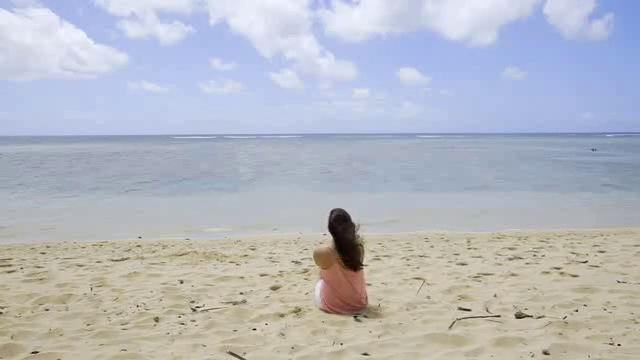
#> input picture frame 15 of assets/sample_640x360.mp4, 640 x 360 px
$ python task_3_fast.py
#> lines starting #> are read from the running program, lines starting #| are printed output that depends on the picture
import cv2
import numpy as np
import time
import math
from concurrent.futures import ThreadPoolExecutor
from numba import jit

def gaussian_kernel(size, sigma=1.0):
    size = int(size) // 2
    x, y = np.mgrid[-size:size + 1, -size:size + 1]
    normal = 1 / (2.0 * np.pi * sigma ** 2)
    g = np.exp(-((x ** 2 + y ** 2) / (2.0 * sigma ** 2))) * normal
    return g

@jit(nopython=True)
def convolve2d(image, kernel):
    kernel_height, kernel_width = kernel.shape
    pad_height = kernel_height // 2
    pad_width = kernel_width // 2

    padded_image = np.zeros((image.shape[0] + pad_height * 2, image.shape[1] + pad_width * 2))
    padded_image[pad_height:padded_image.shape[0] - pad_height, pad_width:padded_image.shape[1] - pad_width] = image

    convolved = np.zeros(image.shape)

    for i in range(image.shape[0]):
        for j in range(image.shape[1]):
            convolved[i, j] = np.sum(kernel * padded_image[i:i + kernel_height, j:j + kernel_width])

    return convolved

def difference_of_gaussians(image, kernel_size=5, sigma=1.0, k=1.6):
    gaussian_k1 = gaussian_kernel(kernel_size, sigma)
    gaussian_k2 = gaussian_kernel(kernel_size, sigma * k)
    gaussian1 = convolve2d(image, gaussian_k1)
    gaussian2 = convolve2d(image, gaussian_k2)
    return gaussian1 - gaussian2

def laplacian_of_gaussian(image, kernel_size=5, sigma=1.0):
    gaussian_k = gaussian_kernel(kernel_size, sigma)
    smoothed_image = convolve2d(image, gaussian_k)
    laplacian_k = np.array([[0, 1, 0],
                            [1, -4, 1],
                            [0, 1, 0]])
    return convolve2d(smoothed_image, laplacian_k)

@jit(nopython=True)
def process_chunk(image, new_image, kernel_x, kernel_y, chunk):
    for x in range(chunk[0], chunk[0] + chunk[2]):
        for y in range(chunk[1], chunk[1] + chunk[3]):
            pixel_x = np.sum(image[x - 1:x + 2, y - 1:y + 2] * kernel_x)
            pixel_y = np.sum(image[x - 1:x + 2, y - 1:y + 2] * kernel_y)
            gradient_magnitude = int(math.sqrt(pixel_x ** 2 + pixel_y ** 2))
            new_image[x][y] = gradient_magnitude

def sobel_filter(image, kernel_x, kernel_y):
    width, height = image.shape
    new_image = np.zeros_like(image)
    chunk_size = 150
    chunks = [(x, y, min(chunk_size, width - x - 1), min(chunk_size, height - y - 1)) for x in
              range(1, width - 1, chunk_size)
              for y in range(1, height - 1, chunk_size)]

    with ThreadPoolExecutor(max_workers=8) as executor:
        futures = [executor.submit(process_chunk, image, new_image, kernel_x, kernel_y, chunk) for chunk in chunks]
        for future in futures:
            future.result()

    return new_image

def process_frame(frame, process):
    frame = cv2.cvtColor(frame, cv2.COLOR_BGR2GRAY)
    if (process == 'sobel'):
        kernel_x = np.array([[-1, 0, 1], [-2, 0, 2], [-1, 0, 1]])
        kernel_y = np.array([[-1, -2, -1], [0, 0, 0], [1, 2, 1]])
        result = sobel_filter(frame, kernel_x, kernel_y)
    if (process == 'log'):
        result = laplacian_of_gaussian(frame, sigma=1.0999)
    if (process == 'dog'):
        result = difference_of_gaussians(frame, sigma=0.86, k=0.86)
    return result

def video_processing(input_path, skip_frames=5, process='sobel'):
#> called with input_path = '../assets/sample_640x360.mp4', skip_frames = 1, process = 'sobel'
    cap = cv2.VideoCapture(input_path)

    if not cap.isOpened():
        print("Error opening video file")

    frame_counter = 0

    while cap.isOpened():
        ret, frame = cap.read()
#> frame is the input picture: shape (360, 640, 3); mean B, G, R 193.1, 184.9, 181.4
        if ret:
            if frame_counter % (skip_frames + 1) == 0:
                start_time = time.time()
                processed_frame = process_frame(frame, process)
#> in process_frame, `frame = cv2.cvtColor(frame, cv2.COLOR_BGR2GRAY)`:
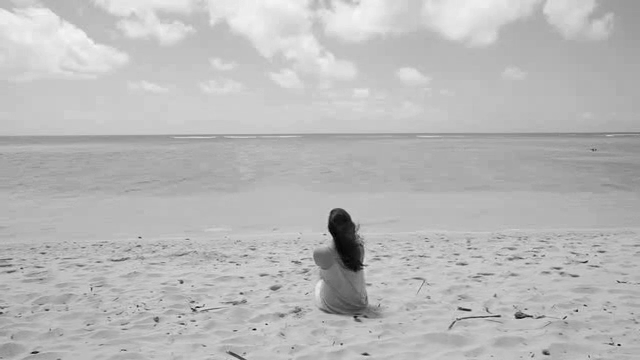
#> frame: shape (360, 640); min 1, max 245, mean 184.8
#> in sobel_filter, `futures = [executor.submit(process_chunk, image, new_image, kernel_x, ..`: futures = 15 items
#> the loop in sobel_filter, `for future in futures:` made 15 passes
#> in process_frame, `result = sobel_filter(frame, kernel_x, kernel_y)`:
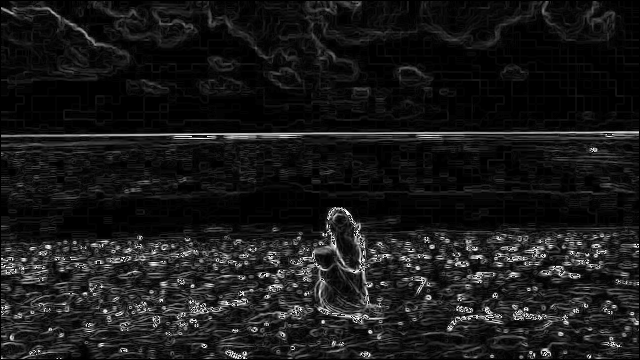
#> result: shape (360, 640); min 0, max 255, mean 25
                end_time = time.time()
                execution_time = end_time - start_time

                cv2.imshow('Frame', processed_frame)

                print(f'Processed Frame: {frame_counter} , Execution time: {execution_time:.5f} seconds')
                if cv2.waitKey(25) & 0xFF == ord('q'):
#> (key q is pressed here)
                    break
            frame_counter += 1
        else:
            break

    cap.release()
    cv2.destroyAllWindows()


if __name__ == "__main__":
    input_video_path = '../assets/sample_640x360.mp4'
    video_processing(input_video_path, skip_frames=1, process='sobel')

$ run again, starting later in the video
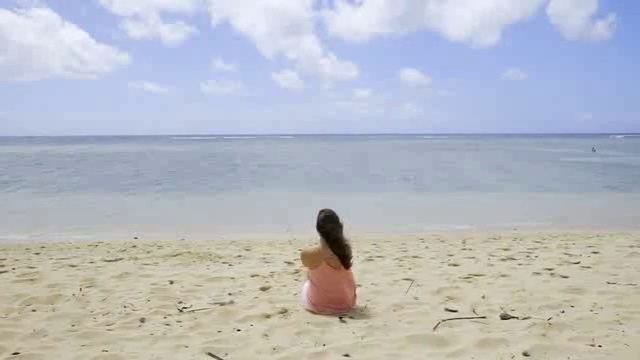
#> input picture frame 68 of assets/sample_640x360.mp4, 640 x 360 px
#> in video_processing, frame is the input picture: shape (360, 640, 3); mean B, G, R 195.3, 187.1, 183.3
#> in process_frame, `frame = cv2.cvtColor(frame, cv2.COLOR_BGR2GRAY)`:
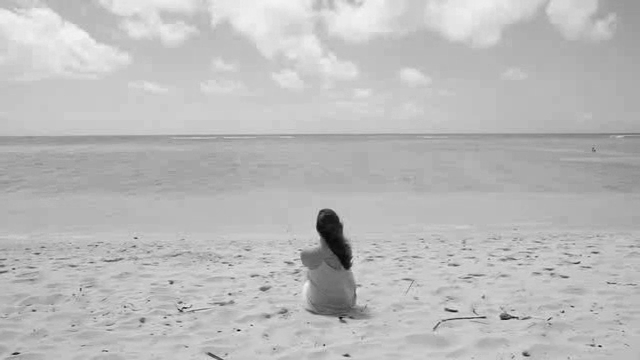
#> frame: shape (360, 640); min 7, max 244, mean 186.9
#> futures = 15 items
#> the loop in sobel_filter, `for future in futures:` made 15 passes
#> in process_frame, `result = sobel_filter(frame, kernel_x, kernel_y)`:
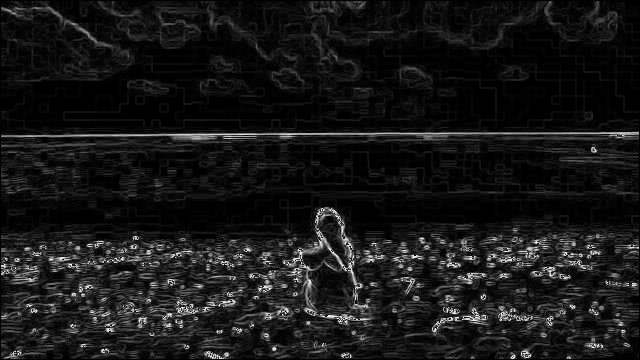
#> result: shape (360, 640); min 0, max 255, mean 23.2

$ run again, starting later in the video
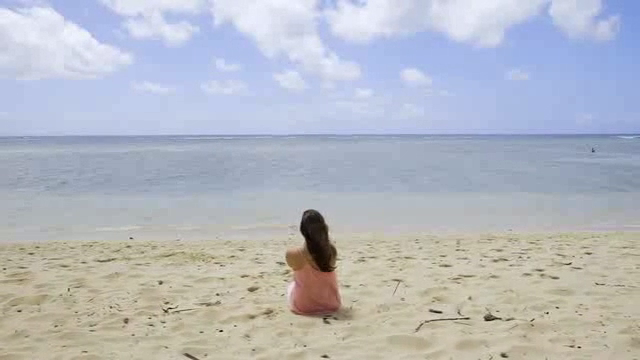
#> input picture frame 122 of assets/sample_640x360.mp4, 640 x 360 px
#> in video_processing, frame is the input picture: shape (360, 640, 3); mean B, G, R 193, 185, 181.2
#> in process_frame, `frame = cv2.cvtColor(frame, cv2.COLOR_BGR2GRAY)`:
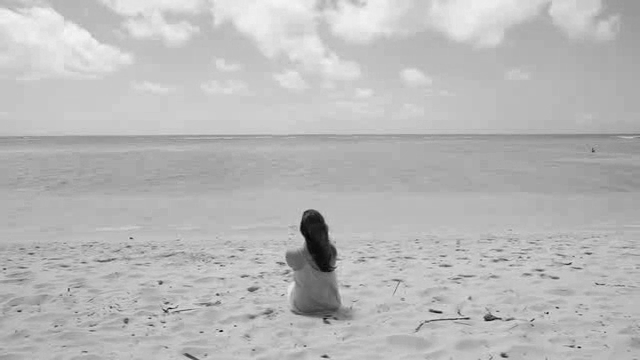
#> frame: shape (360, 640); min 4, max 246, mean 184.7
#> futures = 15 items
#> the loop in sobel_filter, `for future in futures:` made 15 passes
#> in process_frame, `result = sobel_filter(frame, kernel_x, kernel_y)`:
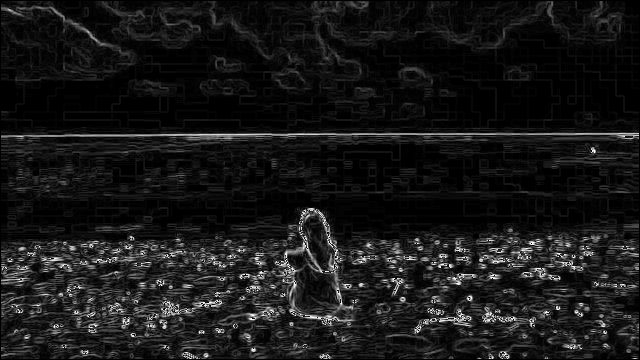
#> result: shape (360, 640); min 0, max 255, mean 23.9
